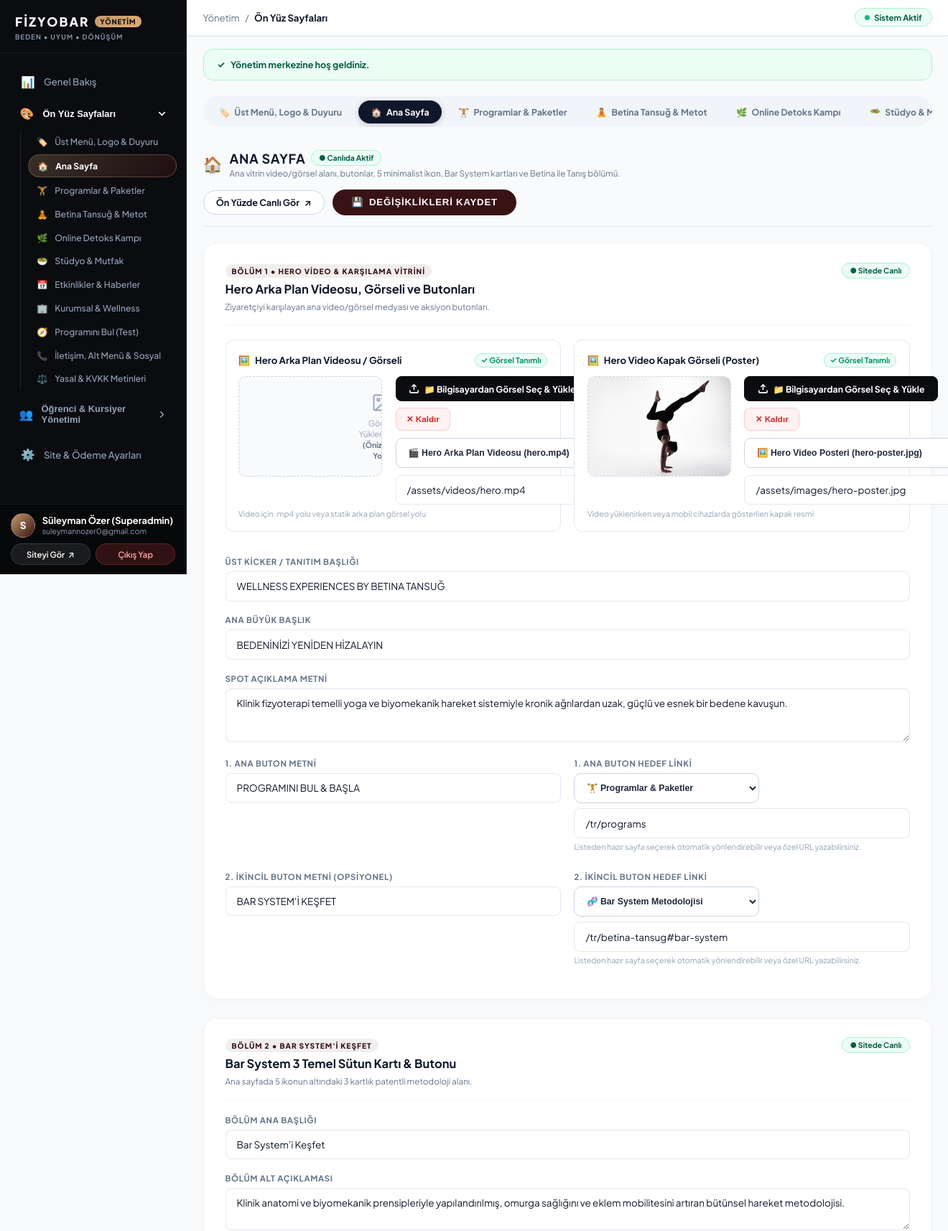
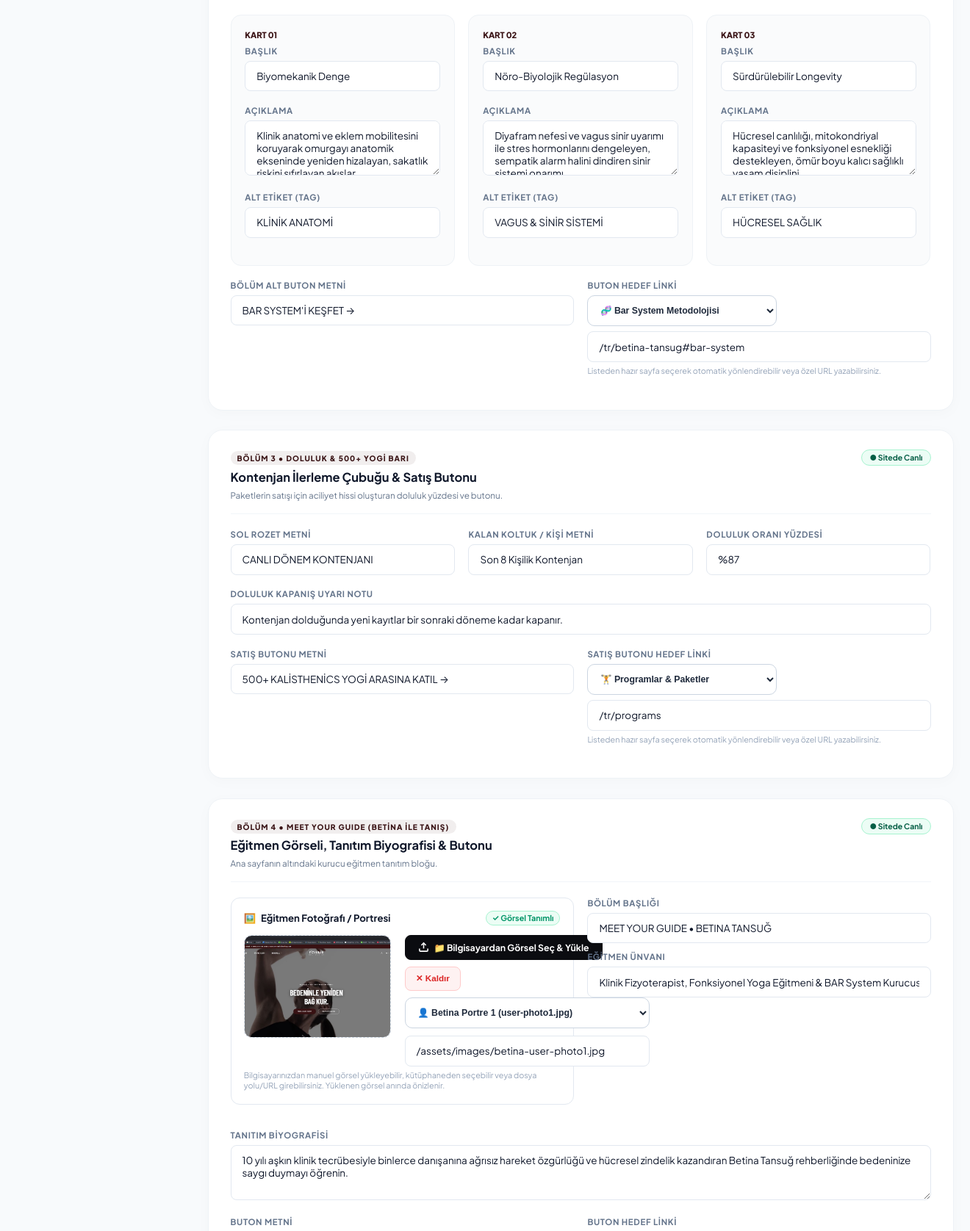
The app's page /en/xpanel/pages?tab=home (signed in, upper part) with its own data (2 pictures, top to bottom).
### tables this page shows
CREATE TABLE `users` (
  `id` int(10) unsigned NOT NULL AUTO_INCREMENT,
  `full_name` varchar(150) NOT NULL,
  `email` varchar(191) NOT NULL,
  `phone` varchar(50) DEFAULT NULL,
  `password_hash` varchar(255) NOT NULL,
  `role` enum('admin','student') NOT NULL DEFAULT 'student',
  `status` enum('active','inactive','suspended') NOT NULL DEFAULT 'active',
  `created_at` datetime NOT NULL DEFAULT current_timestamp(),
  `updated_at` datetime NOT NULL DEFAULT current_timestamp() ON UPDATE current_timestamp(),
  PRIMARY KEY (`id`),
  UNIQUE KEY `email` (`email`)
);

### app/Controllers/Controller.php (called while the page is built, shortened)
<?php
abstract class Controller
{
    protected function render(string $view, array $data = [], bool $withLayout = true): void
    {
        View::render($view, $data, $withLayout);
    }
}

### app/Controllers/XpanelController.php (called while the page is built, shortened)
<?php
class XpanelController extends Controller
{
    public function pages(): void
    {
        $pages = Database::query("SELECT * FROM site_pages ORDER BY id ASC");
        $pageData = [];
        foreach ($pages as $p) {
            $pageData[$p['page_key']] = [
                'id' => $p['id'],
                'title' => $p['page_title'],
                'data' => json_decode($p['data_json'] ?? '{}', true) ?: [],
                'updated_at' => $p['updated_at']
            ];
        }
        $flash = Session::getFlash('xpanel_msg');
        $activeTab = (string)($this->input('tab') ?: 'home');
        $this->render('pages/xpanel/pages', [
            'metaTitle' => 'Ön Yüz Sayfaları',
            'pages' => $pageData,
            'activeTab' => $activeTab,
            'flash' => $flash
        ], false);
    }
}

### index.php (called while the page is built, shortened)
<?php
require_once __DIR__ . '/core/helpers.php';
Router::dispatch();

### core/helpers.php (called while the page is built, shortened)
<?php
if (!function_exists('e')) {
    function e(?string $value): string
    {
        return Security::escape($value);
    }
}
if (!function_exists('url')) {
    function url(string $path = '', ?string $lang = null): string
    {
        return Router::url($path, $lang);
    }
}
if (!function_exists('asset')) {
    function asset(string $path): string
    {
        $base = Router::getBasePath();
        $cleanPath = ltrim($path, '/');
        $fullPath = __DIR__ . '/../' . $cleanPath;
        $version = file_exists($fullPath) ? filemtime($fullPath) : 1;
        $url = ($base === '') ? "/{$cleanPath}" : "{$base}/{$cleanPath}";
        return "{$url}?v={$version}";
    }
}

### core/Language.php (called while the page is built, shortened)
<?php
class Language
{
    private static string $currentLang = 'tr';
    private static array $supportedLangs = ['tr', 'en'];
    public static function init(?string $requestedLang = null): void
    {
        $defaultLang = (string) Env::get('APP_DEFAULT_LANG', 'tr');
        if ($requestedLang && in_array($requestedLang, self::$supportedLangs, true)) {
            self::$currentLang = $requestedLang;
        } elseif (Session::has('_lang') && in_array(Session::get('_lang'), self::$supportedLangs, true)) {
            self::$currentLang = Session::get('_lang');
        } elseif (isset($_COOKIE['fizyo_lang']) && in_array($_COOKIE['fizyo_lang'], self::$supportedLangs, true)) {
            self::$currentLang = $_COOKIE['fizyo_lang'];
        } else {
            self::$currentLang = self::detectBrowserLanguage($defaultLang);
        }
    }
    public static function current(): string
    {
        return self::$currentLang;
    }
    public static function getSupported(): array
    {
        return self::$supportedLangs;
    }
}

### core/Database.php (called while the page is built, shortened)
<?php
class Database
{
    private static ?PDO $instance = null;
    public static function getConnection(): ?PDO
    {
        if (self::$instance !== null) {
            return self::$instance;
        }
        $host = (string) Env::get('DB_HOST', '127.0.0.1');
        $port = (string) Env::get('DB_PORT', '3306');
        $dbname = (string) Env::get('DB_DATABASE', 'fizyobar_db');
        $username = (string) Env::get('DB_USERNAME', 'root');
        $password = (string) Env::get('DB_PASSWORD', '');
        $charset = (string) Env::get('DB_CHARSET', 'utf8mb4');
        $collation = (string) Env::get('DB_COLLATION', 'utf8mb4_unicode_ci');
        $dsn = "mysql:host={$host};port={$port};dbname={$dbname};charset={$charset}";
        $options = [
            PDO::ATTR_ERRMODE            => PDO::ERRMODE_EXCEPTION,
            PDO::ATTR_DEFAULT_FETCH_MODE => PDO::FETCH_ASSOC,
            PDO::ATTR_EMULATE_PREPARES   => false,
            PDO::MYSQL_ATTR_INIT_COMMAND => "SET NAMES '{$charset}' COLLATE '{$collation}'",
        ];
        try {
            self::$instance = new PDO($dsn, $username, $password, $options);
            return self::$instance;
        } catch (PDOException $e) {
            self::$connectionFailed = true;
            self::$lastError = $e->getMessage();
            error_log('[Fizyobar DB Error] ' . $e->getMessage());
            if (Env::get('APP_DEBUG', false) && php_sapi_name() === 'cli') {
                echo "DB Connection Warning: " . $e->getMessage() . PHP_EOL;
            }
            return null;
        }
    }
    public static function fetch(string $sql, array $params = []): ?array
    {
        $db = self::getConnection();
        $stmt = $db->prepare($sql);
        $stmt->execute($params);
        $result = $stmt->fetch();
        return $result ?: null;
    }
}

### core/Auth.php (called while the page is built, shortened)
<?php
class Auth
{
    public static function id(): ?int
    {
        return Session::get(self::SESSION_KEY);
    }
    public static function user(): ?array
    {
        $id = self::id();
        return Database::fetch("SELECT id, full_name, email, phone, role, status FROM users WHERE id = ?", [$id]);
    }
}

### core/Security.php (called while the page is built, shortened)
<?php
class Security
{
    public static function escape(?string $value): string
    {
        return htmlspecialchars($value, ENT_QUOTES | ENT_SUBSTITUTE, 'UTF-8', false);
    }
}

### core/Session.php (called while the page is built, shortened)
<?php
class Session
{
    public static function getFlash(string $type): ?string
    {
        if (isset($_SESSION['_flash'][$type])) {
            $msg = $_SESSION['_flash'][$type];
            return $msg;
        }
        return null;
    }
}

### app/Views/pages/xpanel/layout_top.php (the view, shortened to what this page needs)
<?php
$currentUri = \Core\Router::getCurrentUri();
$adminUser = \Core\Auth::user();
$currentTab = $_GET['tab'] ?? ($currentUri === '/xpanel/pages' || str_contains($currentUri, 'pages') ? 'home' : '');
$isPagesRoute = str_contains($currentUri, 'pages');
?>
<!DOCTYPE html>
<html lang="tr" dir="ltr" class="xp-html">
<head>
    <link rel="stylesheet" href="<?= asset('assets/css/xpanel.css') ?>?v=<?= time() ?>">
</head>
<body class="xp-body">
    <aside class="xp-sidebar" id="xpSidebar">
        <div class="xp-sidebar-brand">
            <a href="<?= url('/xpanel') ?>" class="xp-brand-link">
                <h1 class="xp-brand-title">
                    FİZYOBAR
                    <span class="xp-brand-tag">YÖNETİM</span>
                </h1>
                <span class="xp-brand-motto">BEDEN &bull; UYUM &bull; DÖNÜŞÜM</span>
            </a>
        </div>
<?php
$isCrmRoute = str_contains($currentUri, 'users') || str_contains($currentUri, 'enrollments') || str_contains($currentUri, 'courses') || str_contains($currentUri, 'announcements') || str_contains($currentUri, 'nutrition');
?>
        <div class="xp-sidebar-nav-scroll">
            <nav class="xp-nav-section">
                <a href="<?= url('/xpanel') ?>" class="xp-nav-link <?= ($currentUri === '/xpanel' || $currentUri === '/tr/xpanel') && !$isPagesRoute ? 'active' : '' ?>">
                    <span class="xp-nav-left">
                        <span class="xp-nav-icon">📊</span>
                        <span>Genel Bakış</span>
                    </span>
                </a>
                <div class="xp-nav-group <?= $isPagesRoute ? 'is-open' : '' ?>" id="navGroupPages">
                    <button type="button" class="xp-nav-group-header" onclick="toggleNavGroup('navGroupPages')">
                        <span class="xp-nav-group-title">
                            <span class="xp-nav-icon">🎨</span>
                            <span>Ön Yüz Sayfaları</span>
                        </span>
                        <svg class="xp-nav-group-chevron" width="15" height="15" viewBox="0 0 24 24" fill="none" stroke="currentColor" stroke-width="2.5" stroke-linecap="round" stroke-linejoin="round">
                            <polyline points="6 9 12 15 18 9"></polyline>
                        </svg>
                    </button>
                    <div class="xp-nav-group-items">
                        <a href="<?= url('/xpanel/pages?tab=header_nav') ?>" class="xp-nav-sub-link <?= $isPagesRoute && $currentTab === 'header_nav' ? 'active' : '' ?>">
                            <span>🏷️</span>
                            <span>Üst Menü, Logo &amp; Duyuru</span>
                        </a>
                        <a href="<?= url('/xpanel/pages?tab=home') ?>" class="xp-nav-sub-link <?= $isPagesRoute && $currentTab === 'home' ? 'active' : '' ?>">
                            <span>🏠</span>
                            <span>Ana Sayfa</span>
                        </a>
                        <a href="<?= url('/xpanel/pages?tab=programs') ?>" class="xp-nav-sub-link <?= $isPagesRoute && $currentTab === 'programs' ? 'active' : '' ?>">
                            <span>🏋️</span>
                            <span>Programlar &amp; Paketler</span>
                        </a>
                        <a href="<?= url('/xpanel/pages?tab=betina') ?>" class="xp-nav-sub-link <?= $isPagesRoute && $currentTab === 'betina' ? 'active' : '' ?>">
                            <span>🧘</span>
                            <span>Betina Tansuğ &amp; Metot</span>
                        </a>
                        <a href="<?= url('/xpanel/pages?tab=detox') ?>" class="xp-nav-sub-link <?= $isPagesRoute && $currentTab === 'detox' ? 'active' : '' ?>">
                            <span>🌿</span>
                            <span>Online Detoks Kampı</span>
                        </a>
                        <a href="<?= url('/xpanel/pages?tab=studio') ?>" class="xp-nav-sub-link <?= $isPagesRoute && $currentTab === 'studio' ? 'active' : '' ?>">
                            <span>🥗</span>
                            <span>Stüdyo &amp; Mutfak</span>
                        </a>
                        <a href="<?= url('/xpanel/pages?tab=events') ?>" class="xp-nav-sub-link <?= $isPagesRoute && $currentTab === 'events' ? 'active' : '' ?>">
                            <span>📅</span>
                            <span>Etkinlikler &amp; Haberler</span>
                        </a>
                        <a href="<?= url('/xpanel/pages?tab=corporate') ?>" class="xp-nav-sub-link <?= $isPagesRoute && $currentTab === 'corporate' ? 'active' : '' ?>">
                            <span>🏢</span>
                            <span>Kurumsal &amp; Wellness</span>
                        </a>
                        <a href="<?= url('/xpanel/pages?tab=find_program') ?>" class="xp-nav-sub-link <?= $isPagesRoute && $currentTab === 'find_program' ? 'active' : '' ?>">
                            <span>🧭</span>
                            <span>Programını Bul (Test)</span>
                        </a>
                        <a href="<?= url('/xpanel/pages?tab=footer_contact') ?>" class="xp-nav-sub-link <?= $isPagesRoute && $currentTab === 'footer_contact' ? 'active' : '' ?>">
                            <span>📞</span>
                            <span>İletişim, Alt Menü &amp; Sosyal</span>
                        </a>
                        <a href="<?= url('/xpanel/pages?tab=legal') ?>" class="xp-nav-sub-link <?= $isPagesRoute && $currentTab === 'legal' ? 'active' : '' ?>">
                            <span>⚖️</span>
                            <span>Yasal &amp; KVKK Metinleri</span>
                        </a>
                    </div>
                </div>
                <div class="xp-nav-group <?= $isCrmRoute ? 'is-open' : '' ?>" id="navGroupCrm">
                    <button type="button" class="xp-nav-group-header" onclick="toggleNavGroup('navGroupCrm')">
                        <span class="xp-nav-group-title">
                            <span class="xp-nav-icon">👥</span>
                            <span>Öğrenci &amp; Kursiyer Yönetimi</span>
                        </span>
                        <svg class="xp-nav-group-chevron" width="15" height="15" viewBox="0 0 24 24" fill="none" stroke="currentColor" stroke-width="2.5" stroke-linecap="round" stroke-linejoin="round">
                            <polyline points="6 9 12 15 18 9"></polyline>
                        </svg>
                    </button>
                </div>
                <a href="<?= url('/xpanel/settings') ?>" class="xp-nav-link <?= str_contains($currentUri, 'settings') ? 'active' : '' ?>">
                    <span class="xp-nav-left">
                        <span class="xp-nav-icon">⚙️</span>
                        <span>Site &amp; Ödeme Ayarları</span>
                    </span>
                </a>
            </nav>
        </div>
        <div class="xp-sidebar-footer">
            <div class="xp-user-card">
                <div class="xp-user-avatar">
                    <?= mb_substr($adminUser['full_name'] ?? 'S', 0, 1) ?>
                </div>
                <div class="xp-user-meta">
                    <div class="xp-user-name"><?= e($adminUser['full_name'] ?? 'Süper Yönetici') ?></div>
                    <div class="xp-user-role"><?= e($adminUser['email'] ?? 'Yönetici') ?></div>
                </div>
            </div>
            <div class="xp-footer-actions">
                <a href="<?= url('/') ?>" target="_blank" class="xp-btn-side-site" title="Site ön yüzünü yeni sekmede aç">
                    <span>Siteyi Gör</span>
                    <span>↗</span>
                </a>
                <a href="<?= url('/xpanel/logout') ?>" class="xp-btn-side-logout">
                    <span>Çıkış Yap</span>
                </a>
            </div>
        </div>
    </aside>
    <div class="xp-main-wrapper">
        <header class="xp-top-bar">
            <div class="xp-top-bar-left">
                <div class="xp-breadcrumb">
                    <span>Yönetim</span>
                    <span>/</span>
                    <strong><?= e($metaTitle ?? 'Kontrol Paneli') ?></strong>
                </div>
            </div>
            <div style="display: flex; align-items: center; gap: 0.75rem;">
                <div class="xp-top-status-badge">
                    <span class="xp-status-dot"></span>
                    <span>Sistem Aktif</span>
                </div>
            </div>
        </header>
        <main class="xp-content-area">
            <?php if (!empty($flash)): ?>
                <div style="background-color: var(--xp-emerald-light); border: 1px solid #a7f3d0; color: #065f46; padding: 0.85rem 1.25rem; border-radius: var(--xp-radius-md); margin-bottom: 1.5rem; font-size: 0.84rem; font-weight: 700; display: flex; align-items: center; gap: 0.5rem;">
                    <span>✓</span>
                    <span><?= e($flash) ?></span>
                </div>
            <?php endif; ?>

### app/Views/pages/xpanel/layout_top.php (style rules this page uses)
html, body { scrollbar-width: none; -ms-overflow-style: none; }

### records on screen
users: full_name "S", full_name "Süleyman Özer (Superadmin)", email "suleymannozer0@gmail.com"

### other values on screen
$metaTitle "Ön Yüz Sayfaları"
$flash "Yönetim merkezine hoş geldiniz."
$meta['icon'] "🏷️"
$meta['name'] "Üst Menü, Logo & Duyuru"
$meta['icon'] "🏠"
$meta['name'] "Ana Sayfa"
$meta['icon'] "🏋️"
$meta['name'] "Programlar & Paketler"
$meta['icon'] "🧘"
$meta['name'] "Betina Tansuğ & Metot"
$meta['icon'] "🌿"
$meta['name'] "Online Detoks Kampı"
$meta['icon'] "🥗"
$meta['name'] "Stüdyo &…"
$currentInfo['icon'] "🏠"
